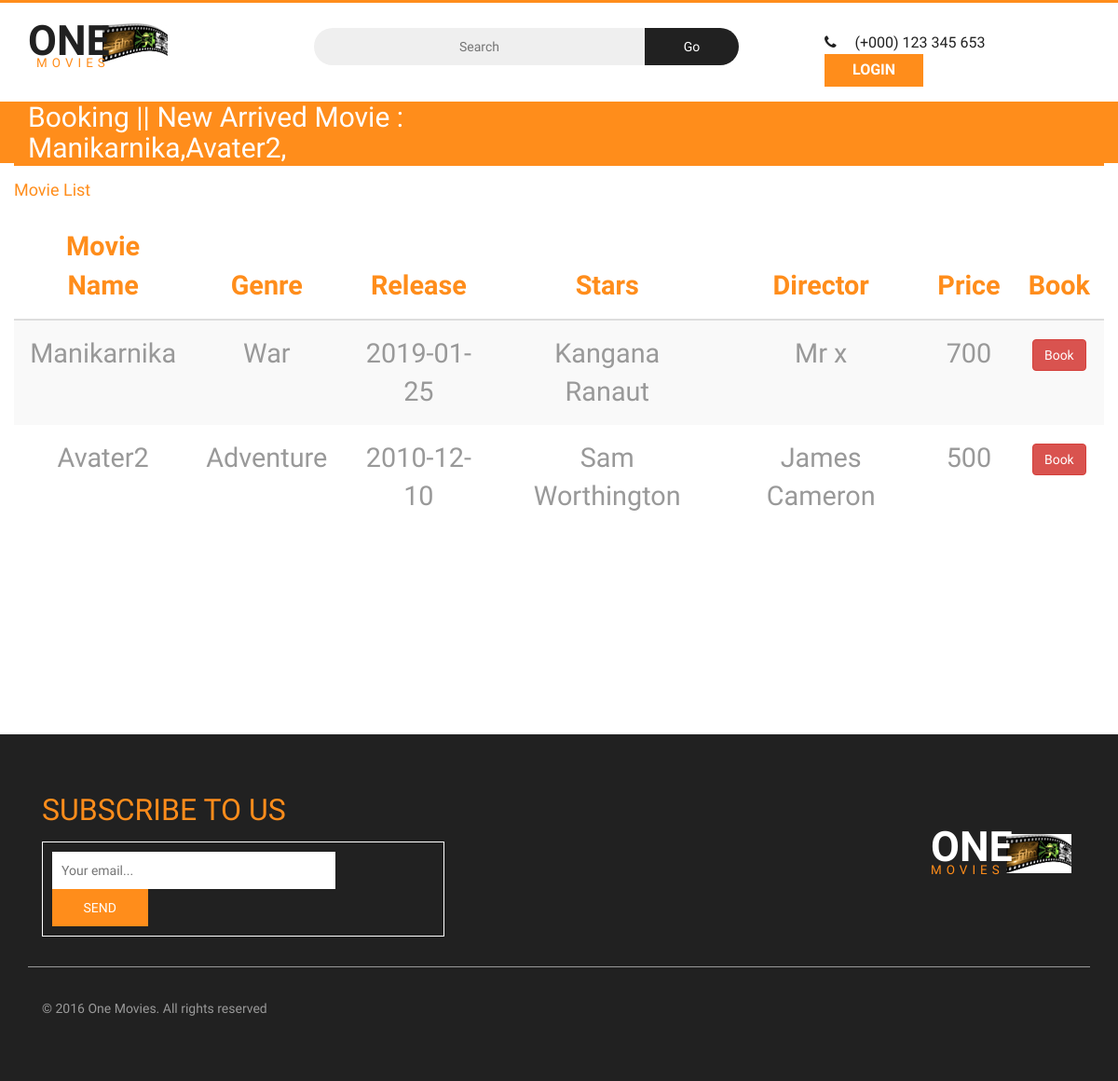
Before: / with the older database file.
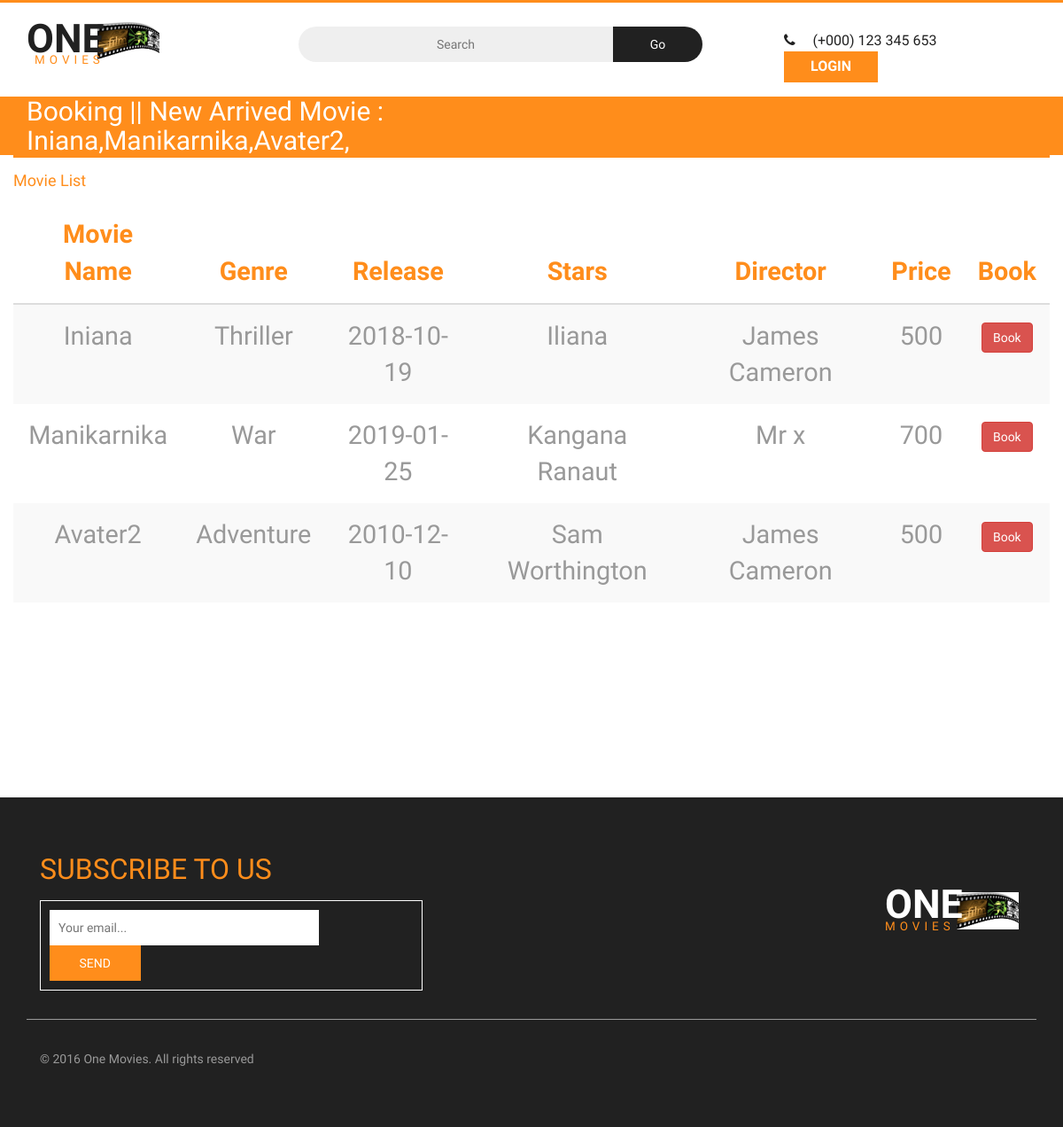
After: the same page with the newer database file.
### tables this page shows
CREATE TABLE `movie`  (
  `mid` int(11) NOT NULL AUTO_INCREMENT,
  `movie_name` varchar(255) NULL DEFAULT NULL,
  `genre` varchar(50) NULL DEFAULT NULL,
  `release` varchar(20) NULL DEFAULT NULL,
  `director` varchar(255) NULL DEFAULT NULL,
  `stars` varchar(255) NULL DEFAULT NULL,
  `description` varchar(255) NULL DEFAULT NULL,
  `status` varchar(20) NULL DEFAULT NULL,
  `price` int(10) NULL DEFAULT NULL,
  PRIMARY KEY (`mid`) USING BTREE
);

### index.php (the view, shortened to what the changed rows need)
<!DOCTYPE html>
<html lang="en">
<head>
<link href="css/bootstrap.css" rel="stylesheet" type="text/css" media="all" />
<link href="css/style.css" rel="stylesheet" type="text/css" media="all" />
<link rel="stylesheet" href="css/contactstyle.css" type="text/css" media="all" />
<link rel="stylesheet" href="css/faqstyle.css" type="text/css" media="all" />
<link href="css/single.css" rel='stylesheet' type='text/css' />
<link href="css/medile.css" rel='stylesheet' type='text/css' />
<link href="css/jquery.slidey.min.css" rel="stylesheet">
<link href="css/popuo-box.css" rel="stylesheet" type="text/css" media="all" />
<link rel="stylesheet" href="css/font-awesome.min.css" />
<link href="css/owl.carousel.css" rel="stylesheet" type="text/css" media="all">
</head>
<body>
	<div class="header">
		<div class="container">
			<div class="w3layouts_logo">
				<a href="index"><h1>One<span>Movies</span></h1></a>
			</div>
		</div>
	</div>
	<div class="movies_nav">
		<div class="container">
			<nav class="navbar navbar-default">
				<div class="collapse navbar-collapse navbar-right" id="bs-example-navbar-collapse-1">
					<nav>
						<h2 style="color: white"><a style="color: white" href="book">  Booking</a><span> ||  </span>New Arrived Movie :</h2></button><marquee>
							<table>
								<tr>
									<?php
									include('db/db.php');
									$query="SELECT * FROM movie where status='Continue' ORDER BY mid DESC";
									$result=mysqli_query($con,$query);
									if(mysqli_num_rows($result)>0){
										while($row=mysqli_fetch_array($result, MYSQLI_ASSOC)){
											echo "<td><h2 style='color:white;'>".$row['movie_name'].",  </h2></td>";
										}
									}
									?>
								</tr>
							</table>
						</marquee>
					</nav>
				</div>
			</nav>
		</div>
	</div>
	<?php
	include('db/db.php');
	?>
	<div class="container-fluid" style="color: #FF8D1B">
		<div class="row">
			<div class="col-md-12">
				<div class="card">
					<div class="content table-responsive table-full-width" style="font-size: 2em">
						<table class="table table-hover table-striped" style="color: #FF8D1B" >
							<thead>
								<th style="color: #FF8D1B; text-align: center;">Movie Name</th>
								<th style="color: #FF8D1B; text-align: center;">Genre</th>
								<th style="color: #FF8D1B; text-align: center;">Release</th>
								<th style="color: #FF8D1B; text-align: center;">Stars</th>
								<th style="color: #FF8D1B; text-align: center;">Director</th>
								<th style="color: #FF8D1B; text-align: center;">Price</th>
								<th style="color: #FF8D1B; text-align: center;">Book</th>
							</thead>
							<tbody>
								<?php
								$query="SELECT * FROM movie where status='Continue' ORDER BY mid DESC";
								$result=mysqli_query($con,$query);
								if(mysqli_num_rows($result)>0){
									while($row=mysqli_fetch_array($result, MYSQLI_ASSOC)){
										echo"<tr>";
										echo "<td style='text-align: center'>".$row['movie_name']."</td>";
										echo "<td style='text-align: center'>".$row['genre']."</td>";
										echo "<td style='text-align: center'>".$row['release']."</td>";
										echo "<td style='text-align: center'>".$row['stars']."</td>";
										echo "<td style='text-align: center'>".$row['director']."</td>";
										echo "<td style='text-align: center'>".$row['price']."</td>";
										echo "<td style='text-align: center'><a style='color:black; text-decoration: none;' href='book.php?book&id=".$row['mid']."&price=".$row['price']."&name=".$row['movie_name']."'><button class='btn btn-danger'>Book</button></a></td>";
										echo"</tr>";
									}
								}else{
									echo"<tr>";
									echo "<td>Not Found</td>";
									echo"</tr>";
								}
								?>
							</tbody>
						</table>
					</div>
				</div>
			</div>
		</div>
	</div>
	<div class="footer" style="margin-top:200px;">
		<div class="container">
			<div class="w3ls_footer_grid">
				<div class="col-md-6 w3ls_footer_grid_left">
					<div class="w3ls_footer_grid_left1">
						<h2>Subscribe to us</h2>
					</div>
				</div>
				<div class="col-md-6 w3ls_footer_grid_right">
					<a href="index.html"><h2>One<span>Movies</span></h2></a>
				</div>
			</div>
		</div>
	</div>
	</body>
	</html>

Changed rows visible on the page:
added movie: movie_name "Iniana", genre "Thriller", release "2018-10-19", stars "Iliana", director "James Cameron", price "500"
